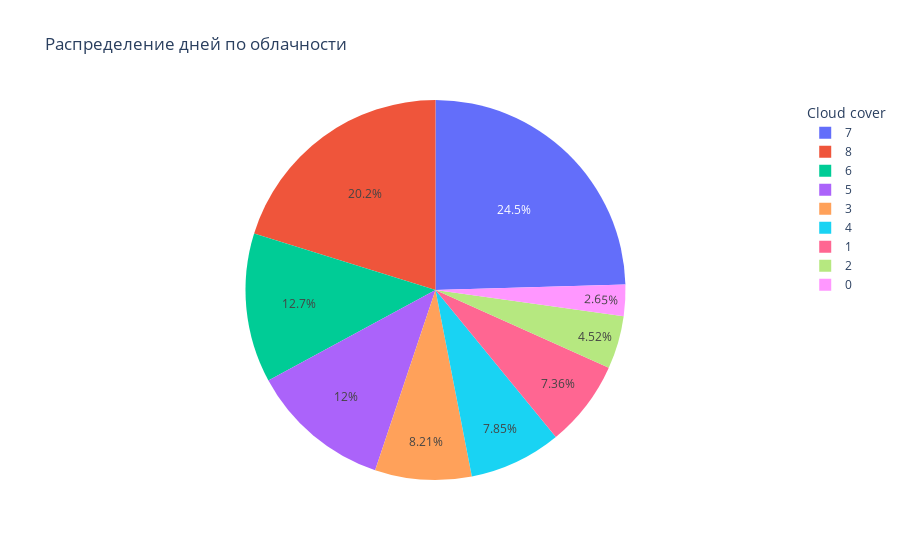

This figure's notebook cell:
### Markdown cell above
Круговая диаграмма с легендой, на диаграмме проценты распределения

### Code cell
fig = px.pie(DF_counts, values = 'Count', names = 'BASEL_cloud_cover', title = 'Распределение дней по облачности')
fig.update_layout(legend_title = 'Cloud cover')
fig.show()

### Figure 1 — Plotly figure (JSON) as saved in the notebook; plotly's stock layout.template omitted (floating-point values rounded to 4 significant figures)
{"data": [{"domain": {"x": [0, 1], "y": [0, 1]}, "hovertemplate": "BASEL_cloud_cover=%{label}<br>Count=%{value}<extra></extra>", "labels": [0, 1, 2, 3, 4, 5, 6, 7, 8], "legendgroup": "", "name": "", "showlegend": true, "type": "pie", "values": [97, 269, 165, 300, 287, 437, 464, 897, 738]}], "layout": {"legend": {"title": {"text": "Cloud cover"}, "tracegroupgap": 0}, "title": {"text": "Распределение дней по облачности"}}}
